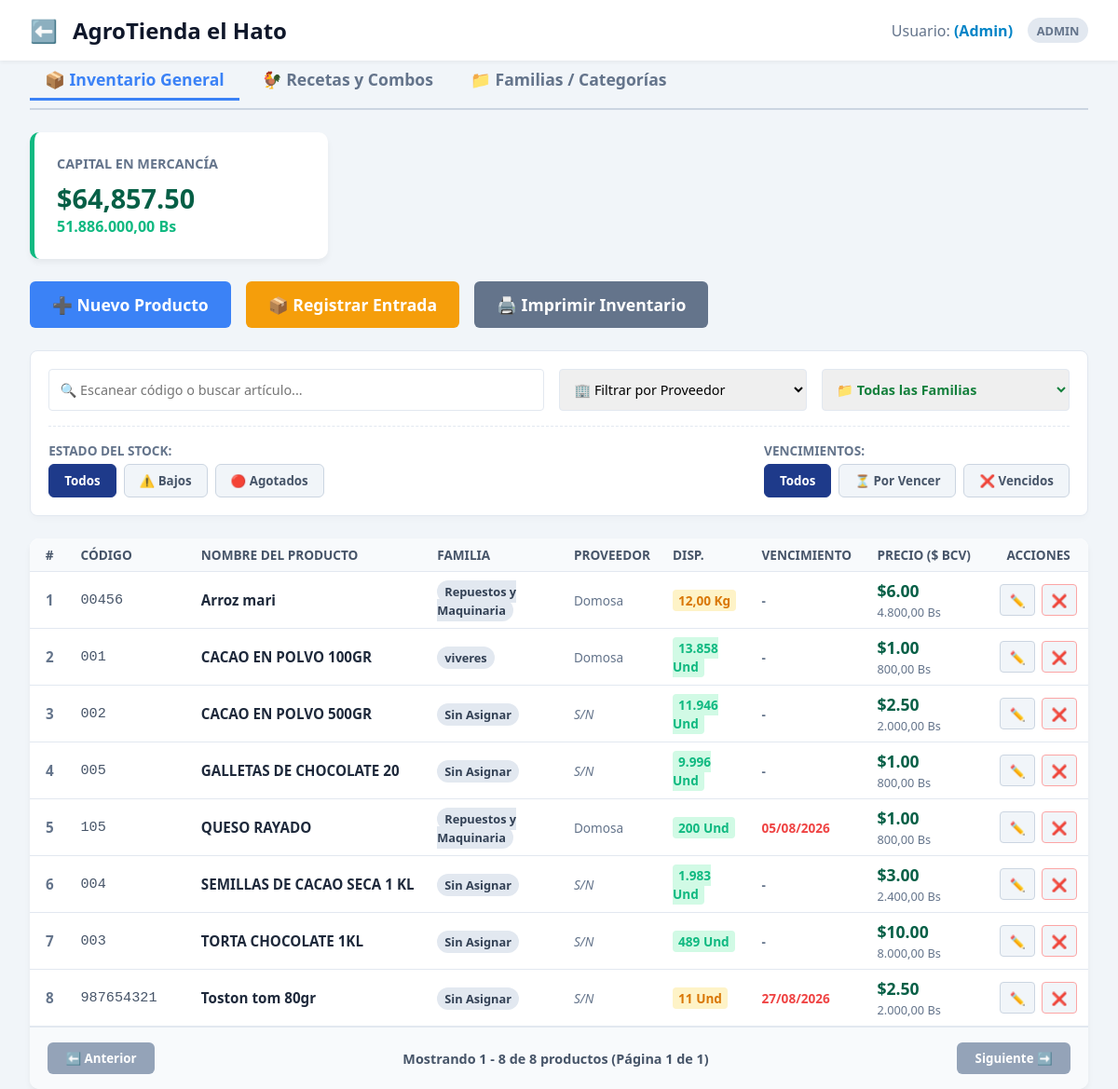
The app's page /productos.php (signed in) with its own data.
### tables this page shows
CREATE TABLE `productos` (
  `id` int(11) NOT NULL,
  `codigo_barras` varchar(50) NOT NULL,
  `nombre` varchar(100) NOT NULL,
  `precio_usd` decimal(10,2) NOT NULL,
  `tipo_unidad` varchar(15) DEFAULT 'und',
  `stock` decimal(10,3) NOT NULL DEFAULT 0.000,
  `stock_minimo` decimal(10,2) NOT NULL DEFAULT 5.00,
  `fecha_vencimiento` date DEFAULT NULL,
  `proveedor_id` int(11) DEFAULT NULL,
  `precio_mayor_bcv` decimal(10,2) DEFAULT 0.00,
  `precio_efectivo_detal` decimal(10,2) DEFAULT 0.00,
  `precio_efectivo_mayor` decimal(10,2) DEFAULT 0.00,
  `familia_id` int(11) DEFAULT NULL,
  `precio_costo` decimal(10,2) DEFAULT 0.00
);

CREATE TABLE `familias` (
  `id` int(11) NOT NULL,
  `nombre` varchar(100) NOT NULL
);

CREATE TABLE `proveedores` (
  `id` int(11) NOT NULL,
  `empresa` varchar(100) NOT NULL,
  `vendedor` varchar(100) NOT NULL,
  `telefono` varchar(20) NOT NULL
);

CREATE TABLE `configuracion` (
  `id` int(11) NOT NULL,
  `tasa_dia` decimal(10,2) NOT NULL,
  `tasa_euro` decimal(10,2) NOT NULL DEFAULT 1.08,
  `ultima_actualizacion` timestamp NOT NULL DEFAULT current_timestamp() ON UPDATE current_timestamp()
);

### productos.php (the view, shortened to what this page needs)
<?php
    require_once 'conexion.php';
    $tab_activa = isset($_GET['tab']) ? $_GET['tab'] : 'inventario';
    $conexion->query("CREATE TABLE IF NOT EXISTS familias (
        id INT AUTO_INCREMENT PRIMARY KEY,
        nombre VARCHAR(100) NOT NULL UNIQUE
    ) ENGINE=InnoDB DEFAULT CHARSET=utf8mb4");
    $conexion->query("CREATE TABLE IF NOT EXISTS combo_detalles (
        id INT AUTO_INCREMENT PRIMARY KEY,
        combo_id INT NOT NULL,
        producto_id INT NOT NULL,
        cantidad DECIMAL(10,3) NOT NULL,
        FOREIGN KEY (combo_id) REFERENCES productos(id) ON DELETE CASCADE,
        FOREIGN KEY (producto_id) REFERENCES productos(id) ON DELETE CASCADE
    )");
    $query_tasa = "SELECT tasa_dia FROM configuracion ORDER BY id DESC LIMIT 1";
    $tasa = ($res = $conexion->query($query_tasa)) ? ($res->fetch_assoc()['tasa_dia'] ?? 36.50) : 36.50;
    $q_valorizacion = $conexion->query("SELECT SUM(stock * precio_usd) as total_usd FROM productos WHERE stock > 0 AND nombre NOT LIKE 'COMBO:%'");
    $total_inventario_usd = ($q_valorizacion) ? floatval($q_valorizacion->fetch_assoc()['total_usd']) : 0;
    $total_inventario_bs = $total_inventario_usd * $tasa;
    $resultado_productos = $conexion->query("SELECT p.*, prov.empresa as nombre_proveedor, fam.nombre as nombre_familia FROM productos p LEFT JOIN proveedores prov ON p.proveedor_id = prov.id LEFT JOIN familias fam ON p.familia_id = fam.id ORDER BY p.nombre ASC");
    if ($resultado_productos) {
        $resultado_productos->data_seek(0);
    }
?>
<!DOCTYPE html>
<html lang="es">
<head>
    <link rel="stylesheet" href="css/style.css?v=<?php echo time(); ?>">
</head>
<body style="background-color: #f1f5f9;">
    <header class="top-bar">
        <div style="display: flex; align-items: center; gap: 1rem;">
            <a href="menu.php" style="text-decoration: none; font-size: 1.5rem; color: var(--texto-principal);" title="Volver al Menú">⬅️</a>
            <h2>AgroTienda el Hato</h2>
        </div>
        <div style="display: flex; align-items: center; gap: 1rem;">
            <span style="color: var(--texto-secundario);">Usuario: <strong style="color: var(--primario);"><?php echo $_SESSION['usuario_nombre']; ?></strong></span>
            <span class="badge-rol"><?php echo strtoupper($_SESSION['usuario_rol']); ?></span>
        </div>
    </header>
    <main class="contenedor-menu" style="max-width: 1400px; padding: 0 2rem; box-sizing: border-box;">
        <div class="tabs-contenedor ocultar-impresion">
            <button id="btn-tab-inventario" class="btn-tab <?php echo ($tab_activa == 'inventario') ? 'activo' : ''; ?>" onclick="cambiarTab('inventario')">📦 Inventario General</button>
            <button id="btn-tab-combos" class="btn-tab <?php echo ($tab_activa == 'combos') ? 'activo' : ''; ?>" onclick="cambiarTab('combos')"> 🐓 Recetas y Combos</button>
            <button id="btn-tab-familias" class="btn-tab <?php echo ($tab_activa == 'familias') ? 'activo' : ''; ?>" onclick="cambiarTab('familias')">📁 Familias / Categorías</button>
        </div>
        <div id="panel-inventario" style="display: <?php echo ($tab_activa == 'inventario') ? 'block' : 'none'; ?>;">
            <div class="tarjeta-capital ocultar-impresion" style="background: white; padding: 1.5rem; border-radius: 10px; box-shadow: 0 4px 6px rgba(0,0,0,0.05); margin-bottom: 1.5rem; border-left: 5px solid #10b981; display: inline-block; min-width: 320px;">
                <h3 style="color: #64748b; font-size: 0.9rem; text-transform: uppercase; margin: 0; margin-bottom: 0.5rem;">Capital en Mercancía</h3>
                <div style="font-size: 1.8rem; font-weight: bold; color: #065f46;">$<?php echo number_format($total_inventario_usd, 2); ?></div>
                <div style="color: #10b981; font-weight: bold; font-size: 1rem;"><?php echo number_format($total_inventario_bs, 2, ',', '.'); ?> Bs</div>
            </div>
            <div style="display: flex; gap: 1rem; margin-bottom: 1.5rem;" class="ocultar-impresion">
                <button class="btn-login" style="width: auto; margin-top: 0; padding: 0.8rem 1.5rem; background-color: #3b82f6; color: white; font-weight: bold;" onclick="abrirModal('modal-nuevo')">➕ Nuevo Producto</button>
                <button class="btn-login" style="width: auto; margin-top: 0; padding: 0.8rem 1.5rem; background-color: #f59e0b; color: white; font-weight: bold;" onclick="abrirModal('modal-entrada')">📦 Registrar Entrada</button>
                <button class="btn-login" style="width: auto; margin-top: 0; padding: 0.8rem 1.5rem; background-color: #64748b; color: white; font-weight: bold;" onclick="imprimirCompleto()">🖨️ Imprimir Inventario</button>
            </div>
            <div class="barra-filtros ocultar-impresion">
                <div style="display: grid; grid-template-columns: 2fr 1fr 1fr; gap: 1rem;">
                    <input type="text" id="buscar-tabla" placeholder="🔍 Escanear código o buscar artículo..." class="input-cliente" style="width: 100%; padding: 0.7rem; box-sizing: border-box;">
                    <select id="filtro-proveedor" class="input-cliente" style="width: 100%; padding: 0.7rem;">
                        <option value="">🏢 Filtrar por Proveedor</option>
                    </select>
                    <select id="filtro-familia" class="input-cliente" style="width: 100%; padding: 0.7rem; font-weight: bold; color: #15803d;">
                        <option value="">📁 Todas las Familias</option>
                    </select>
                </div>
                <div style="display: flex; justify-content: space-between; align-items: center; flex-wrap: wrap; gap: 1rem; border-top: 1px dashed #e2e8f0; padding-top: 1rem;">
                    <div>
                        <span style="font-size: 0.85rem; font-weight: bold; color: #64748b; display: block; margin-bottom: 0.3rem;">ESTADO DEL STOCK:</span>
                        <div class="grupo-botones">
                            <button class="btn-filtro activo" data-tipo="stock" data-val="todos" onclick="cambiarFiltroBoton(this)">Todos</button>
                            <button class="btn-filtro" data-tipo="stock" data-val="bajo" onclick="cambiarFiltroBoton(this)">⚠️ Bajos</button>
                            <button class="btn-filtro" data-tipo="stock" data-val="agotado" onclick="cambiarFiltroBoton(this)">🔴 Agotados</button>
                        </div>
                    </div>
                    <div>
                        <span style="font-size: 0.85rem; font-weight: bold; color: #64748b; display: block; margin-bottom: 0.3rem;">VENCIMIENTOS:</span>
                        <div class="grupo-botones">
                            <button class="btn-filtro activo" data-tipo="vence" data-val="todos" onclick="cambiarFiltroBoton(this)">Todos</button>
                            <button class="btn-filtro" data-tipo="vence" data-val="por_vencer" onclick="cambiarFiltroBoton(this)">⏳ Por Vencer</button>
                            <button class="btn-filtro" data-tipo="vence" data-val="vencido" onclick="cambiarFiltroBoton(this)">❌ Vencidos</button>
                        </div>
                    </div>
                </div>
            </div>
            <div style="background: white; border-radius: 10px; box-shadow: 0 4px 6px rgba(0,0,0,0.05); overflow: hidden;">
                <table class="tabla-inventario" id="tabla-productos">
                    <thead>
                        <tr>
                            <th style="width: 4%; text-align: center;">#</th>
                            <th style="width: 12%;">CÓDIGO</th>
                            <th style="width: 26%;">NOMBRE DEL PRODUCTO</th>
                            <th style="width: 14%;">FAMILIA</th>
                            <th class="ocultar-impresion">PROVEEDOR</th>
                            <th style="width: 9%;">DISP.</th>
                            <th class="ocultar-impresion" style="width: 11%;">VENCIMIENTO</th>
                            <th style="width: 13%;" class="col-precio-print">PRECIO ($ BCV)</th>
                            <th style="text-align: center; width: 8%;" class="ocultar-impresion">ACCIONES</th>
                        </tr>
                    </thead>
                    <tbody>
                        <?php
                        if ($resultado_productos && $resultado_productos->num_rows > 0):
                            $hoy = date('Y-m-d');
                            $limite_alerta = date('Y-m-d', strtotime('+30 days'));
                            while ($producto = $resultado_productos->fetch_assoc()):
                                if (strpos($producto['nombre'], 'COMBO:') === 0) continue;
                                $id_prod = $producto['id'];
                                $stock_db = floatval($producto['stock']);
                                $minimo = floatval($producto['stock_minimo']);
                                $unidad = ($producto['tipo_unidad'] == 'kg') ? 'Kg' : (($producto['tipo_unidad'] == 'm') ? 'm' : 'Und');
                                $stock_mostrar = ($producto['tipo_unidad'] == 'kg' || $producto['tipo_unidad'] == 'm') ? number_format($stock_db, 2, ',', '.') : number_format($stock_db, 0, ',', '.');
                                $stock_status = 'ok'; $clase_estado = 'bg-ok';
                                if ($stock_db <= 0) { $stock_status = 'agotado'; $clase_estado = 'bg-critico'; }
                                elseif ($stock_db <= $minimo) { $stock_status = 'bajo'; $clase_estado = 'bg-advertencia'; }
                                $vence_status = 'ok'; $vence_texto = '-'; $vence_color = '#64748b'; $fecha_cruda = '';
                                if (!empty($producto['fecha_vencimiento'])) {
                                    $fecha_cruda = $producto['fecha_vencimiento'];
                                    $vence_texto = date('d/m/Y', strtotime($producto['fecha_vencimiento']));
                                    if ($producto['fecha_vencimiento'] <= $hoy) { $vence_status = 'vencido'; $vence_color = '#ef4444'; }
                                    elseif ($producto['fecha_vencimiento'] <= $limite_alerta) { $vence_status = 'por_vencer'; $vence_color = '#d97706'; }
                                }
                        ?>
                            <tr class="fila-producto" style="display: none;" data-prov-id="<?php echo $producto['proveedor_id']; ?>" data-fam-id="<?php echo $producto['familia_id']; ?>" data-stock-status="<?php echo $stock_status; ?>" data-vence-status="<?php echo $vence_status; ?>">
                                <td class="col-num" style="text-align: center; font-weight: bold; color: #64748b;">0</td>
                                <td class="col-codigo" style="font-family: monospace; color: #475569;"><?php echo htmlspecialchars($producto['codigo_barras']); ?></td>
                                <td class="col-nombre" style="font-weight: bold; color: #1e293b;"><?php echo htmlspecialchars($producto['nombre']); ?></td>
                                <td><span style="background: #e2e8f0; padding: 3px 8px; border-radius: 12px; font-size: 0.8rem; font-weight: bold; color: #334155;"><?php echo htmlspecialchars($producto['nombre_familia'] ?: 'Sin Asignar'); ?></span></td>
                                <td class="ocultar-impresion" style="font-size: 0.85rem; color: #64748b;"><?php echo $producto['nombre_proveedor'] ?: '<em>S/N</em>'; ?></td>
                                <td>
                                    <span class="badge-stock <?php echo $clase_estado; ?>"><?php echo $stock_mostrar; ?> <?php echo $unidad; ?></span>
                                </td>
                                <td class="ocultar-impresion" style="font-weight: bold; font-size: 0.85rem; color: <?php echo $vence_color; ?>;">
                                    <?php echo $vence_texto; ?>
                                </td>
                                <td style="vertical-align: middle;">
                                    <div style="font-weight: bold; font-size: 1.1rem; color: #065f46;">$<?php echo number_format($producto['precio_usd'], 2); ?></div>
                                    <div class="ocultar-impresion" style="font-size: 0.8rem; color: #64748b; margin-top: 2px;"><?php echo number_format($producto['precio_usd'] * $tasa, 2, ',', '.'); ?> Bs</div>
                                </td>
                               <td class="ocultar-impresion" style="vertical-align: middle;">
                                <div style="display: flex; gap: 0.4rem; justify-content: center;">
                                    <button class="btn-accion" title="Editar / Ver todos los precios" onclick="abrirModalEditar(<?php echo $id_prod; ?>, '<?php echo addslashes($producto['codigo_barras']); ?>', '<?php echo addslashes($producto['nombre']); ?>', <?php echo $producto['precio_usd']; ?>, <?php echo $stock_db; ?>, <?php echo $minimo; ?>, '<?php echo $producto['proveedor_id']; ?>', '<?php echo $producto['familia_id']; ?>', '<?php echo $fecha_cruda; ?>', '<?php echo $producto['tipo_unidad']; ?>', <?php echo $producto['precio_mayor_bcv']; ?>, <?php echo $producto['precio_efectivo_detal']; ?>, <?php echo $producto['precio_efectivo_mayor']; ?>, <?php echo floatval($producto['precio_costo']); ?>)">✏️</button>
                                    <form method="POST" style="margin: 0; padding: 0;" onsubmit="return confirm('¿Seguro deseas ELIMINAR esto?');">
                                        <button type="submit" name="eliminar_producto" class="btn-accion" style="color: #ef4444; border-color: #fca5a5;" title="Eliminar">❌</button>
                                    </form>
                                </div>
                            </td>
                            </tr>
                        <?php endwhile; else: ?>
                            <tr id="sin-resultados"><td colspan="9" style="text-align: center; padding: 2rem;">No hay productos registrados.</td></tr>
                        <?php endif; ?>
                    </tbody>
                </table>
                <div class="contenedor-paginacion ocultar-impresion">
                    <button id="btn-ant" class="btn-paginacion" onclick="cambiarPagina(-1)">⬅️ Anterior</button>
                    <span id="info-paginacion" style="font-weight: bold; color: #475569; font-size: 0.9rem;">Mostrando 0 - 0 de 0 productos</span>
                    <button id="btn-sig" class="btn-paginacion" onclick="cambiarPagina(1)">Siguiente ➡️</button>
                </div>
            </div>
        </div>
    </main>
</body>
</html>

### records on screen
productos: codigo_barras "00456", nombre "Arroz mari", familia.nombre "Repuestos y Maquinaria", proveedor.empresa "Domosa", stock_mostrar "12,00", tipo_unidad "Kg", vence_texto "-", precio_usd "6.00", $producto['precio_usd']*$tasa "4.800,00"
productos: codigo_barras "001", nombre "CACAO EN POLVO 100GR", familia.nombre "viveres", proveedor.empresa "Domosa", stock_mostrar "13.858", tipo_unidad "Und", vence_texto "-", precio_usd "1.00", $producto['precio_usd']*$tasa "800,00"
productos: codigo_barras "002", nombre "CACAO EN POLVO 500GR", nombre_familia "Sin Asignar", nombre_proveedor "S/N", stock_mostrar "11.946", tipo_unidad "Und", vence_texto "-", precio_usd "2.50", $producto['precio_usd']*$tasa "2.000,00"
productos: codigo_barras "005", nombre "GALLETAS DE CHOCOLATE 20", nombre_familia "Sin Asignar", nombre_proveedor "S/N", stock_mostrar "9.996", tipo_unidad "Und", vence_texto "-", precio_usd "1.00", $producto['precio_usd']*$tasa "800,00"
productos: codigo_barras "105", nombre "QUESO RAYADO", familia.nombre "Repuestos y Maquinaria", proveedor.empresa "Domosa", stock_mostrar "200", tipo_unidad "Und", fecha_vencimiento "05/08/2026", precio_usd "1.00", $producto['precio_usd']*$tasa "800,00"
productos: codigo_barras "004", nombre "SEMILLAS DE CACAO SECA 1 KL", nombre_familia "Sin Asignar", nombre_proveedor "S/N", stock_mostrar "1.983", tipo_unidad "Und", vence_texto "-", precio_usd "3.00", $producto['precio_usd']*$tasa "2.400,00"
productos: codigo_barras "003", nombre "TORTA CHOCOLATE 1KL", nombre_familia "Sin Asignar", nombre_proveedor "S/N", stock_mostrar "489", tipo_unidad "Und", vence_texto "-", precio_usd "10.00", $producto['precio_usd']*$tasa "8.000,00"
productos: codigo_barras "987654321", nombre "Toston tom 80gr", nombre_familia "Sin Asignar", nombre_proveedor "S/N", stock_mostrar "11", tipo_unidad "Und", fecha_vencimiento "27/08/2026", precio_usd "2.50", $producto['precio_usd']*$tasa "2.000,00"

### other values on screen
$_SESSION['usuario_nombre'] "(Admin)"
$_SESSION['usuario_rol'] "ADMIN"
$total_inventario_usd "64,857.50"
$total_inventario_bs "51.886.000,00"
